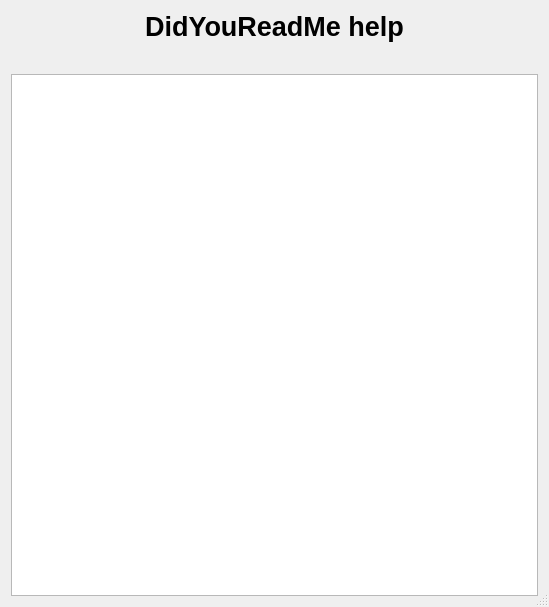
<?xml version="1.0" encoding="UTF-8"?>
<ui version="4.0">
 <class>frmHelp</class>
 <widget class="QDialog" name="frmHelp">
  <property name="windowModality">
   <enum>Qt::WindowModal</enum>
  </property>
  <property name="geometry">
   <rect>
    <x>0</x>
    <y>0</y>
    <width>549</width>
    <height>607</height>
   </rect>
  </property>
  <property name="windowTitle">
   <string>DidYouReadMe help</string>
  </property>
  <property name="windowIcon">
   <iconset resource="../images/didyoureadme.qrc">
    <normaloff>:/help.png</normaloff>:/help.png</iconset>
  </property>
  <property name="sizeGripEnabled">
   <bool>true</bool>
  </property>
  <property name="modal">
   <bool>true</bool>
  </property>
  <layout class="QHBoxLayout" name="horizontalLayout_2">
   <item>
    <layout class="QVBoxLayout" name="verticalLayout">
     <item>
      <widget class="QLabel" name="lblApp">
       <property name="font">
        <font>
         <pointsize>20</pointsize>
         <weight>75</weight>
         <bold>true</bold>
        </font>
       </property>
       <property name="text">
        <string>DidYouReadMe help</string>
       </property>
       <property name="alignment">
        <set>Qt::AlignCenter</set>
       </property>
      </widget>
     </item>
     <item>
      <layout class="QHBoxLayout" name="horizontalLayout">
       <item>
        <spacer name="horizontalSpacer">
         <property name="orientation">
          <enum>Qt::Horizontal</enum>
         </property>
         <property name="sizeHint" stdset="0">
          <size>
           <width>40</width>
           <height>20</height>
          </size>
         </property>
        </spacer>
       </item>
       <item>
        <widget class="QLabel" name="lblPixmap">
         <property name="maximumSize">
          <size>
           <width>68</width>
           <height>68</height>
          </size>
         </property>
         <property name="pixmap">
          <pixmap resource="../images/didyoureadme.qrc">:/help.png</pixmap>
         </property>
         <property name="scaledContents">
          <bool>true</bool>
         </property>
         <property name="alignment">
          <set>Qt::AlignCenter</set>
         </property>
        </widget>
       </item>
       <item>
        <spacer name="horizontalSpacer_2">
         <property name="orientation">
          <enum>Qt::Horizontal</enum>
         </property>
         <property name="sizeHint" stdset="0">
          <size>
           <width>40</width>
           <height>20</height>
          </size>
         </property>
        </spacer>
       </item>
      </layout>
     </item>
     <item>
      <widget class="QTextBrowser" name="browser">
       <property name="openExternalLinks">
        <bool>true</bool>
       </property>
      </widget>
     </item>
    </layout>
   </item>
  </layout>
 </widget>
 <resources>
  <include location="../images/didyoureadme.qrc"/>
  <include location="../images/didyoureadme.qrc"/>
 </resources>
 <connections/>
</ui>
